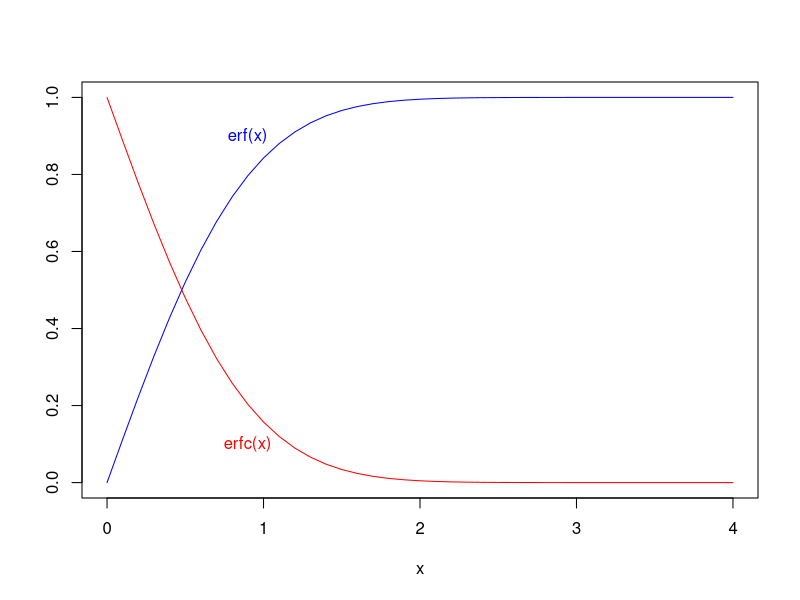

Reproduce this figure in R.
# This script repeats creates erf(x) and erfc(x) functions and plots them.
# Updated 2019.01.23 CH.


## MAKE FUNCTIONS --------------------------------------------------------------

# Make function of the error function.
erf <- function(x) {
  erf <- 2 * pnorm(sqrt(2) * x) - 1
  return(erf)
}

# Make function of the complementary error function
erfc <- function(x) {
  erfc <- 2 * pnorm(-sqrt(2) * x)
  return(erfc)
}

## PLOT ------------------------------------------------------------------------

# Make a data frame of values to plot.
  # Make a sequence of x values.
  DF.erf <- data.frame("x" = seq(from = 0, to = 4, by = 0.1))
  # Calculate the error function.
  DF.erf$erf.x <- erf(DF.erf$x)
  # Calculate the complimentary function.
  DF.erf$erfc.x <- erfc(DF.erf$x)

# Plot.
  # Plot the error function.
  plot(x = DF.erf$x, 
       y = DF.erf$erf.x,
       type = "l",
       xlab = "x",
       ylab = "",
       col = "blue")
  # Prepare to add a new line to the plot.
  par(new = TRUE)
  # Plot the complimentary error function.
  plot(x = DF.erf$x, 
       y = DF.erf$erfc.x,
       type = "l",
       axes = FALSE,
       xlab = "", 
       ylab = "",
       col = "red")
  # Add labels for lines
  text(0.9, 0.9, 
       "erf(x)",
       col = "blue")
  text(0.9, 0.1, 
       "erfc(x)",
       col = "red")